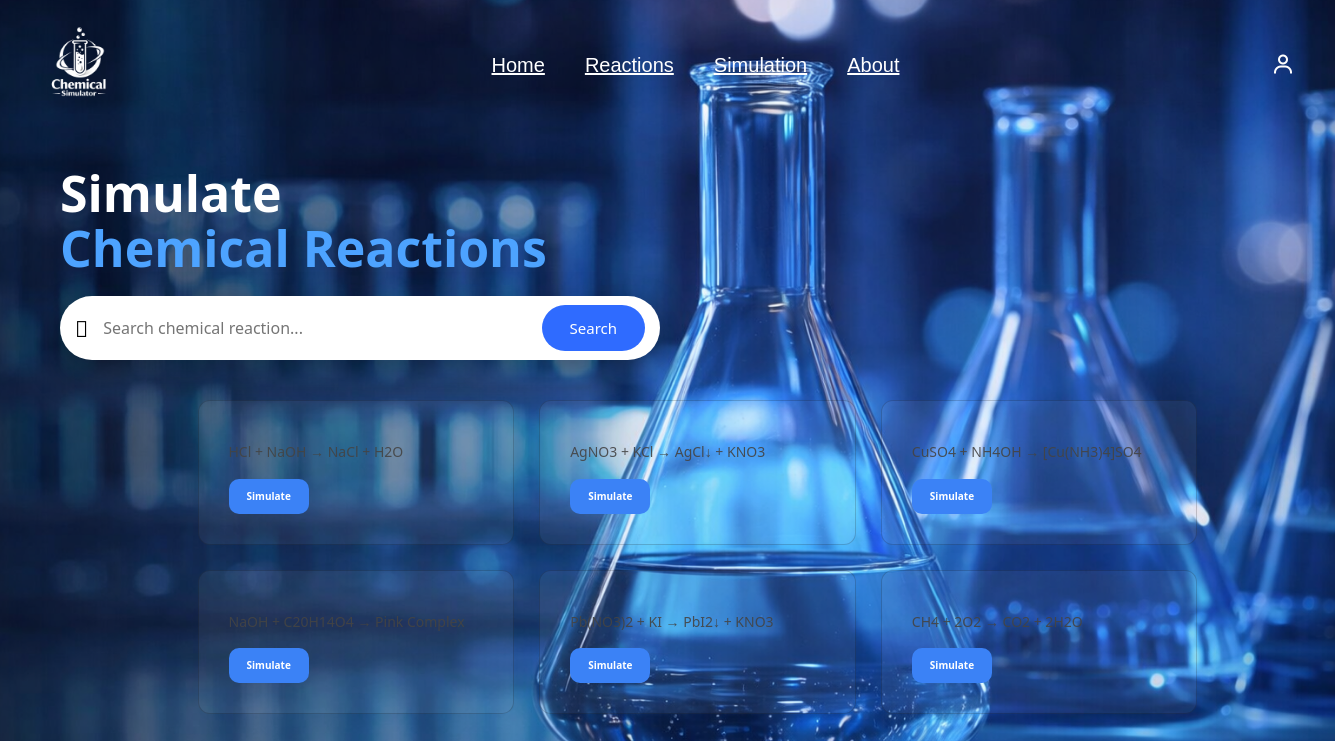
The app's page /simulation/search with its own data.
### tables this page shows
CREATE TABLE chemical_reactions (
        id INTEGER PRIMARY KEY AUTOINCREMENT,
        equation TEXT NOT NULL,
        type TEXT,
        temperature REAL,
        pressure REAL
    , result_color TEXT, gas_produced INTEGER DEFAULT 0, precipitate INTEGER DEFAULT 0, min_temp REAL DEFAULT 25);

### routes/simulation.py (the view)
@simulation_bp.route("/search")
def reactions_list():
    db = get_db()
    cursor = db.cursor()
    cursor.execute("SELECT id, equation, type, result_color FROM chemical_reactions")
    reactions = cursor.fetchall()
    return render_template("search/search.html", reactions=reactions)

### database/db.py (called while the page is built)
def get_db():
    if "db" not in g:
        g.db = sqlite3.connect(DB_PATH)
        g.db.row_factory = sqlite3.Row  # مهم جدًا ليعمل user["password"]
    return g.db

### templates/search/search.html (shortened to what this page needs)
{% extends "base.html" %} {% block title %}Chemical Simulator{% endblock %} {%
block head %}
<link rel="stylesheet" href="{{ url_for('static', filename='css/search.css') }}"/>
<link href="https://cdn.boxicons.com/3.0.6/fonts/basic/boxicons.min.css" rel="stylesheet"/>
{% endblock %} {% block content %}
<div class="hero-text">
  <h1 class="title-main">Simulate</h1>
  <h2 class="title-sub">Chemical Reactions</h2>
</div>
<div class="box">
  <i class="bxr bx-search" style="color: #000000"></i>
  <input type="text" placeholder="Search chemical reaction..." />
  <button>Search</button>
</div>
<div class="cards">
  {% for reaction in reactions %}
  <div class="card">
    <p>{{ reaction['equation'] }}</p>
    <a href="{{ url_for('simulation.simulation_page', reaction_id=reaction['id']) }}">
        <button>Simulate</button>
    </a>
  </div>
  {% endfor %}
</div>
{% endblock %}

### static/css/style.css (style rules this page uses)
* { padding: 0; margin: 0; box-sizing: border-box; font-family: "Lucida Sans", "Lucida Sans Regular", "Lucida Grande", "Lucida Sans Unicode", Geneva, Verdana, sans-serif; outline: none; border: none; text-decoration: none; text-transform: capitalize; transition: 0.2s linear; }
html { font-size: 62.5%; scroll-behavior: smooth; overflow-x: hidden; }
.cards { display: grid; grid-template-columns: repeat(auto-fit, minmax(250px, 1fr)); gap: 30px; }
.card { background: rgba(255, 255, 255, 0.06); padding: 30px; border-radius: 12px; transition: 0.3s; }
.card p { line-height: 1.6; opacity: 0.9; }

### static/css/login.css (style rules this page uses)
* { margin: 0; padding: 0; box-sizing: border-box; font-family: "Lucida Sans", "Lucida Sans Regular", "Lucida Grande", "Lucida Sans Unicode", Geneva, Verdana, sans-serif; }
body { display: flex; justify-content: center; align-items: flex-start; min-height: 100vh; padding-top: 120px; background: url("../img/img1.png") no-repeat; background-size: cover; background-position: center; }
input[type="email"], input[type="text"], input[type="password"] { text-transform: none !important; }

### static/css/search.css (style rules this page uses)
* { margin: 0; padding: 0; box-sizing: border-box; font-family: "Segoe UI", sans-serif; }
body { height: 100vh; background: url("../img/img1.png") no-repeat; background-size: cover; background-position: center; display: flex; flex-direction: column; align-items: flex-start; justify-content: center; padding-left: 60px; }
.hero-text { margin-bottom: 20px; text-align: left; }
.title-main { font-size: 50px; font-weight: 600; color: #ffffff; margin: 0; line-height: 1.1; }
.title-sub { color: #4da3ff; font-size: 50px; font-weight: 600; margin: 0; line-height: 1.1; }
.box { width: 600px; background: white; display: flex; align-items: center; border-radius: 50px; padding: 8px 15px; box-shadow: 0 15px 35px rgba(0, 0, 0, 0.4); }
.box i { font-size: 22px; margin-right: 10px; color: #2f6bff; border-radius: 500px; }
.box input { flex: 1; border: none; outline: none; font-size: 16px; padding: 12px 5px; }
.box button { border: none; background: #2f6bff; color: white; padding: 12px 28px; border-radius: 40px; font-size: 15px; cursor: pointer; transition: 0.3s; }
.cards { display: grid; grid-template-columns: repeat(auto-fit, minmax(250px, 1fr)); gap: 25px; margin-top: 40px; width: 100%; max-width: 1000px; }
.cards { display: grid; grid-template-columns: repeat(auto-fit, minmax(250px, 1fr)); gap: 25px; margin: 40px auto; width: fit-content; justify-content: center; }
.card p { font-size: 14px; color: #444; margin-bottom: 15px; }
.card button { border: none; background: #3b82f6; color: white; padding: 10px 18px; border-radius: 10px; font-weight: bold; transition: 0.3s; margin-right: 400px; }

### records on screen
chemical_reactions: equation "HCl + NaOH → NaCl + H2O"
chemical_reactions: equation "AgNO3 + KCl → AgCl↓ + KNO3"
chemical_reactions: equation "CuSO4 + NH4OH → [Cu(NH3)4]SO4"
chemical_reactions: equation "NaOH + C20H14O4 → Pink Complex"
chemical_reactions: equation "Pb(NO3)2 + KI → PbI2↓ + KNO3"
chemical_reactions: equation "CH4 + 2O2 → CO2 + 2H2O"
